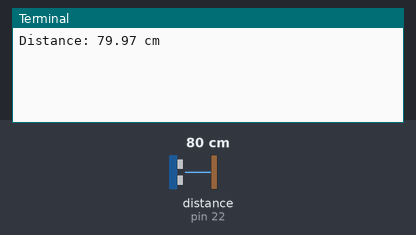
Recording of a program running on a simulated Raspberry Pi (header pin numbers). Parts: the last lines printed to the terminal. The test bench sets the inputs (shaded band); at power-on: distance to the obstacle (sensor on pin 22) 80 cm. The echo pulse lasts 58.3 µs per cm; the clock reads 2024-03-15 10:24:30 at power-on unless the program sets it.

Above: at 1.2 s.
1.3 s: distance to the obstacle (sensor on pin 22) set to 2 cm
At 2.4 s:
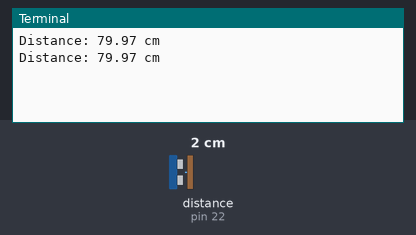
3.0 s: distance to the obstacle (sensor on pin 22) set to 4 cm
At 4.3 s:
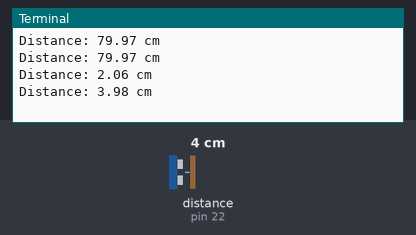
Timing chart, 0 to 6.0 s (numbered marks = the images above; inputs shaded):
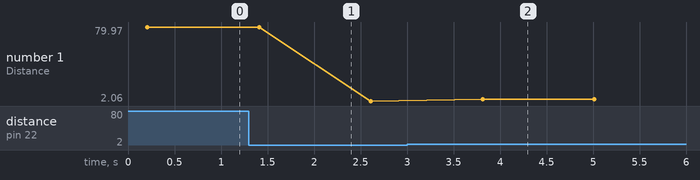

The program:

ultrasonic.py
```python
import RPi.GPIO as GPIO
import time
GPIO.setmode(GPIO.BOARD)
# Set GPIO pins (using physical pin numbers)
TRIG_PIN = 12  # Pin 12 corresponds to GPIO18 in BOARD mode
ECHO_PIN = 22  # Pin 16 corresponds to GPIO23 in BOARD mode

# Set up the GPIO pins
GPIO.setup(TRIG_PIN, GPIO.OUT)
GPIO.setup(ECHO_PIN, GPIO.IN)

def measure_distance():
    # Send a 10us pulse to the TRIG_PIN
    GPIO.output(TRIG_PIN, True)
    time.sleep(0.00001)
    GPIO.output(TRIG_PIN, False)

    # Measure the ECHO_PIN pulse duration
    start_time = time.time()
    stop_time = time.time()

    while GPIO.input(ECHO_PIN) == 0:
        start_time = time.time()

    while GPIO.input(ECHO_PIN) == 1:
        stop_time = time.time()

    # Time difference between start and stop
    time_elapsed = stop_time - start_time
    # Calculate distance (speed of sound is ~34300 cm/s)
    distance = (time_elapsed * 34300) / 2
    time.sleep(0.2)
    return distance
try:
    while True:
        distance = measure_distance()
        if distance == -1:
            print("Error: Could not measure distance")
        else:
            print(f"Distance: {distance:.2f} cm")
        time.sleep(1)
except KeyboardInterrupt:
    GPIO.cleanup()
```

Measured:
- after the input at 3.0 s, the terminal: prints a new line after 0.81 s (image 2)
- plotted number 1: 79.97 → 2.06 after the input at 1.3 s, 2.06 → 3.98 after the input at 3.0 s
